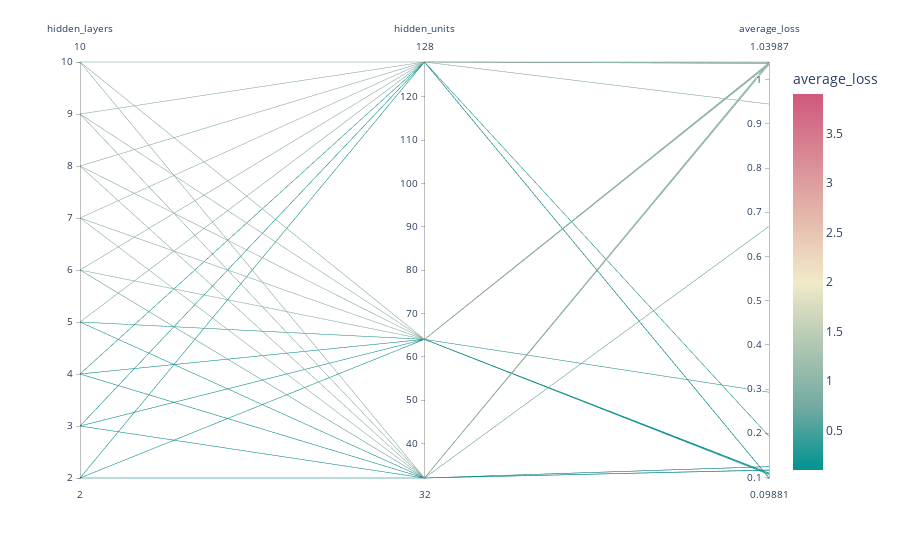

Here is the notebook cell this chart was saved with:
### Code cell
fig = px.parallel_coordinates(df, color="average_loss",
                              color_continuous_scale=px.colors.diverging.Tealrose,
                              color_continuous_midpoint=2)
fig.show()

### Figure 1 — Plotly figure (JSON) as saved in the notebook; plotly's stock layout.template omitted (floating-point values rounded to 4 significant figures)
{"data": [{"dimensions": [{"label": "hidden_layers", "values": [2, 2, 2, 3, 3, 3, 4, 4, 4, 5, 5, 5, 6, 6, 6, 7, 7, 7, 8, 8, 8, 9, 9, 9, 10, 10, 10]}, {"label": "hidden_units", "values": [32, 64, 128, 32, 64, 128, 32, 64, 128, 32, 64, 128, 32, 64, 128, 32, 64, 128, 32, 64, 128, 32, 64, 128, 32, 64, 128]}, {"label": "average_loss", "values": [0.117, 0.1085, 0.09898, 0.1246, 0.1101, 0.09881, 0.1165, 0.1067, 0.1934, 0.1246, 0.293, 0.9447, 0.668, 1.034, 1.037, 1.038, 1.036, 1.04, 1.035, 1.036, 1.037, 1.04, 1.038, 1.038, 1.035, 1.037, 1.038]}], "domain": {"x": [0, 1], "y": [0, 1]}, "line": {"color": [0.117, 0.1085, 0.09898, 0.1246, 0.1101, 0.09881, 0.1165, 0.1067, 0.1934, 0.1246, 0.293, 0.9447, 0.668, 1.034, 1.037, 1.038, 1.036, 1.04, 1.035, 1.036, 1.037, 1.04, 1.038, 1.038, 1.035, 1.037, 1.038], "coloraxis": "coloraxis"}, "name": "", "type": "parcoords"}], "layout": {"coloraxis": {"cmid": 2, "colorbar": {"title": {"text": "average_loss"}}, "colorscale": [[0, "rgb(0, 147, 146)"], [0.1667, "rgb(114, 170, 161)"], [0.3333, "rgb(177, 199, 179)"], [0.5, "rgb(241, 234, 200)"], [0.6667, "rgb(229, 185, 173)"], [0.8333, "rgb(217, 137, 148)"], [1, "rgb(208, 88, 126)"]]}, "legend": {"tracegroupgap": 0}, "margin": {"t": 60}}}
